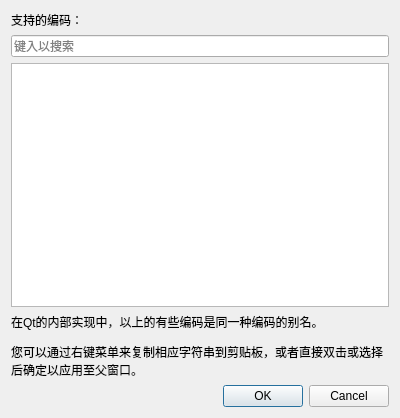
<?xml version="1.0" encoding="UTF-8"?>
<ui version="4.0">
 <class>AvailableTextCodecDialog</class>
 <widget class="QDialog" name="AvailableTextCodecDialog">
  <property name="geometry">
   <rect>
    <x>0</x>
    <y>0</y>
    <width>400</width>
    <height>418</height>
   </rect>
  </property>
  <property name="windowTitle">
   <string>支持的编码</string>
  </property>
  <layout class="QVBoxLayout" name="verticalLayout">
   <item>
    <widget class="QLabel" name="label">
     <property name="text">
      <string>&lt;html&gt;&lt;head/&gt;&lt;body&gt;&lt;p&gt;支持的编码：&lt;/p&gt;&lt;/body&gt;&lt;/html&gt;</string>
     </property>
    </widget>
   </item>
   <item>
    <widget class="QLineEdit" name="lineEdit">
     <property name="whatsThis">
      <string>&lt;html&gt;&lt;head/&gt;&lt;body&gt;&lt;p&gt;您可以通过在此处键入文本来搜索下面显示的字符编码。&lt;/p&gt;&lt;/body&gt;&lt;/html&gt;</string>
     </property>
     <property name="placeholderText">
      <string>键入以搜索</string>
     </property>
     <property name="clearButtonEnabled">
      <bool>true</bool>
     </property>
    </widget>
   </item>
   <item>
    <widget class="QListWidget" name="listWidget">
     <property name="contextMenuPolicy">
      <enum>Qt::ActionsContextMenu</enum>
     </property>
     <property name="whatsThis">
      <string>&lt;html&gt;&lt;head/&gt;&lt;body&gt;&lt;p&gt;此处显示Qt支持的文本编码的列表。您可以通过右键菜单复制它们其中的一个。&lt;/p&gt;&lt;/body&gt;&lt;/html&gt;</string>
     </property>
     <property name="editTriggers">
      <set>QAbstractItemView::NoEditTriggers</set>
     </property>
    </widget>
   </item>
   <item>
    <widget class="QLabel" name="label_2">
     <property name="sizePolicy">
      <sizepolicy hsizetype="Preferred" vsizetype="Preferred">
       <horstretch>0</horstretch>
       <verstretch>0</verstretch>
      </sizepolicy>
     </property>
     <property name="text">
      <string>&lt;html&gt;&lt;head/&gt;&lt;body&gt;&lt;p&gt;在Qt的内部实现中，以上的有些编码是同一种编码的别名。&lt;/p&gt;&lt;p&gt;您可以通过右键菜单来复制相应字符串到剪贴板，或者直接双击或选择后确定以应用至父窗口。&lt;/p&gt;&lt;/body&gt;&lt;/html&gt;</string>
     </property>
     <property name="wordWrap">
      <bool>true</bool>
     </property>
    </widget>
   </item>
   <item>
    <widget class="QDialogButtonBox" name="buttonBox">
     <property name="orientation">
      <enum>Qt::Horizontal</enum>
     </property>
     <property name="standardButtons">
      <set>QDialogButtonBox::Cancel|QDialogButtonBox::Ok</set>
     </property>
    </widget>
   </item>
  </layout>
  <action name="actionCopyTextCodec">
   <property name="text">
    <string>复制该编码名称</string>
   </property>
   <property name="toolTip">
    <string>将选定的编码名称复制到剪贴板</string>
   </property>
  </action>
 </widget>
 <resources/>
 <connections>
  <connection>
   <sender>buttonBox</sender>
   <signal>accepted()</signal>
   <receiver>AvailableTextCodecDialog</receiver>
   <slot>accept()</slot>
   <hints>
    <hint type="sourcelabel">
     <x>248</x>
     <y>254</y>
    </hint>
    <hint type="destinationlabel">
     <x>157</x>
     <y>274</y>
    </hint>
   </hints>
  </connection>
  <connection>
   <sender>buttonBox</sender>
   <signal>rejected()</signal>
   <receiver>AvailableTextCodecDialog</receiver>
   <slot>reject()</slot>
   <hints>
    <hint type="sourcelabel">
     <x>316</x>
     <y>260</y>
    </hint>
    <hint type="destinationlabel">
     <x>286</x>
     <y>274</y>
    </hint>
   </hints>
  </connection>
 </connections>
</ui>
